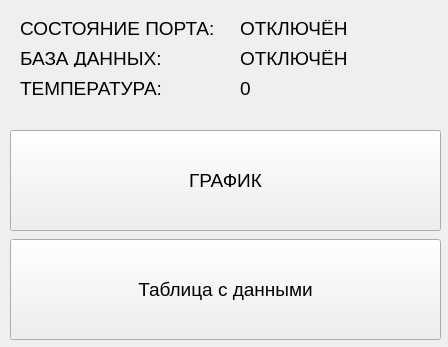
<?xml version="1.0" encoding="UTF-8"?>
<ui version="4.0">
 <class>MainWindow</class>
 <widget class="QMainWindow" name="MainWindow">
  <property name="geometry">
   <rect>
    <x>0</x>
    <y>0</y>
    <width>448</width>
    <height>347</height>
   </rect>
  </property>
  <property name="maximumSize">
   <size>
    <width>448</width>
    <height>400</height>
   </size>
  </property>
  <property name="windowTitle">
   <string>Regis2020</string>
  </property>
  <widget class="QWidget" name="centralWidget">
   <widget class="QPushButton" name="TableData_Open">
    <property name="geometry">
     <rect>
      <x>10</x>
      <y>239</y>
      <width>431</width>
      <height>101</height>
     </rect>
    </property>
    <property name="font">
     <font>
      <pointsize>14</pointsize>
     </font>
    </property>
    <property name="text">
     <string>Таблица с данными</string>
    </property>
   </widget>
   <widget class="QPushButton" name="ChartPaint">
    <property name="geometry">
     <rect>
      <x>10</x>
      <y>130</y>
      <width>431</width>
      <height>101</height>
     </rect>
    </property>
    <property name="font">
     <font>
      <pointsize>14</pointsize>
     </font>
    </property>
    <property name="text">
     <string>ГРАФИК</string>
    </property>
   </widget>
   <widget class="QLabel" name="label">
    <property name="geometry">
     <rect>
      <x>20</x>
      <y>20</y>
      <width>211</width>
      <height>17</height>
     </rect>
    </property>
    <property name="font">
     <font>
      <pointsize>14</pointsize>
     </font>
    </property>
    <property name="text">
     <string>СОСТОЯНИЕ ПОРТА:</string>
    </property>
   </widget>
   <widget class="QLabel" name="label_2">
    <property name="geometry">
     <rect>
      <x>240</x>
      <y>20</y>
      <width>161</width>
      <height>17</height>
     </rect>
    </property>
    <property name="font">
     <font>
      <pointsize>14</pointsize>
     </font>
    </property>
    <property name="text">
     <string>ОТКЛЮЧЁН</string>
    </property>
   </widget>
   <widget class="QLabel" name="label_3">
    <property name="geometry">
     <rect>
      <x>20</x>
      <y>50</y>
      <width>191</width>
      <height>17</height>
     </rect>
    </property>
    <property name="font">
     <font>
      <pointsize>14</pointsize>
     </font>
    </property>
    <property name="text">
     <string>БАЗА ДАННЫХ:</string>
    </property>
   </widget>
   <widget class="QLabel" name="label_4">
    <property name="geometry">
     <rect>
      <x>240</x>
      <y>50</y>
      <width>171</width>
      <height>17</height>
     </rect>
    </property>
    <property name="font">
     <font>
      <pointsize>14</pointsize>
     </font>
    </property>
    <property name="text">
     <string>ОТКЛЮЧЁН</string>
    </property>
   </widget>
   <widget class="QLabel" name="label_5">
    <property name="geometry">
     <rect>
      <x>20</x>
      <y>80</y>
      <width>191</width>
      <height>17</height>
     </rect>
    </property>
    <property name="font">
     <font>
      <pointsize>14</pointsize>
     </font>
    </property>
    <property name="text">
     <string>ТЕМПЕРАТУРА:</string>
    </property>
   </widget>
   <widget class="QLabel" name="label_6">
    <property name="geometry">
     <rect>
      <x>240</x>
      <y>80</y>
      <width>171</width>
      <height>17</height>
     </rect>
    </property>
    <property name="font">
     <font>
      <pointsize>14</pointsize>
     </font>
    </property>
    <property name="text">
     <string>0</string>
    </property>
   </widget>
  </widget>
 </widget>
 <layoutdefault spacing="6" margin="11"/>
 <resources/>
 <connections/>
</ui>
